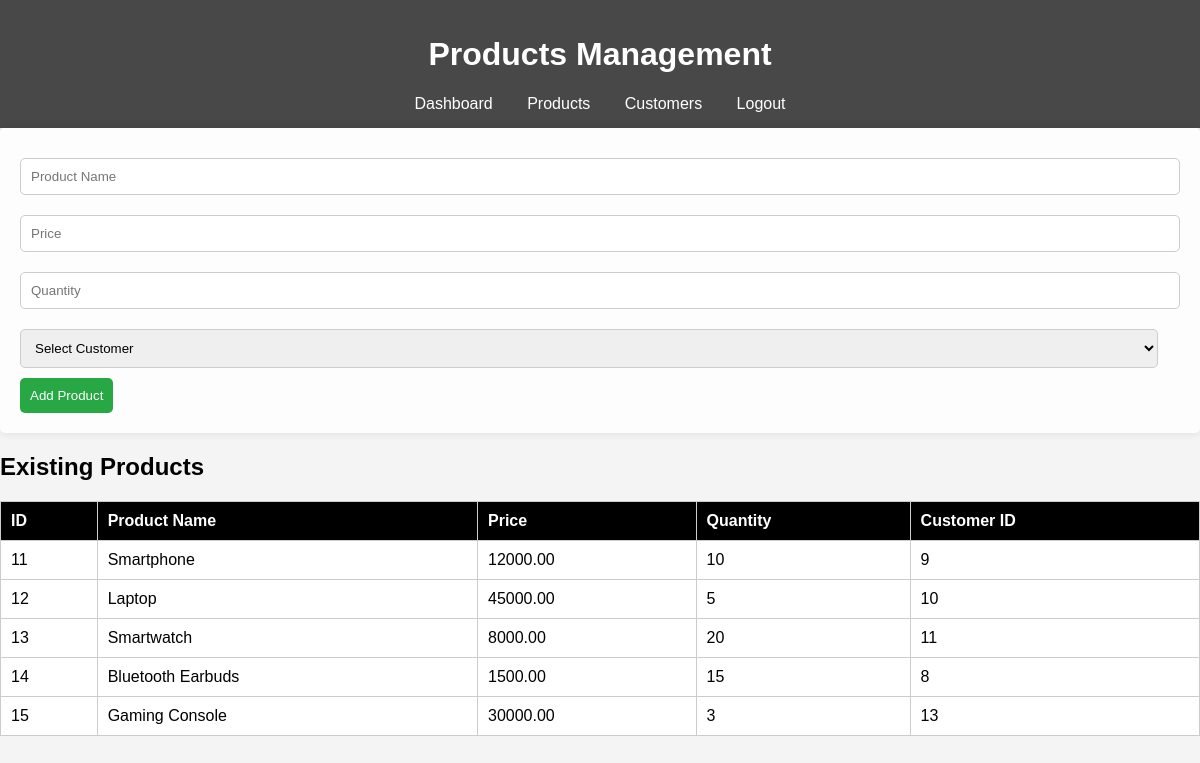
/products.php (signed in), run on the app's committed database.
### tables this page shows
CREATE TABLE `products` (
  `product_id` int(11) NOT NULL,
  `product_name` varchar(100) NOT NULL,
  `price` decimal(10,2) NOT NULL,
  `stock` int(11) NOT NULL,
  `created_at` timestamp NOT NULL DEFAULT current_timestamp(),
  `customer_id` int(10) NOT NULL
);

### products.php (the view, shortened to what this page needs)
<?php
include('db_connection.php');
$query = "SELECT * FROM products";
$result = $conn->query($query);
?>
<!DOCTYPE html>
<html lang="en">
<head>
</head>
<body>
    <header>
        <h1>Products Management</h1>
        <nav>
            <a href="dashboard.php">Dashboard</a>
            <a href="products.php">Products</a>
            <a href="customers.php">Customers</a>
            <a class="logout" href="logout.php">Logout</a>
        </nav>
    </header>
    <main>
        <form method="POST" action="">
            <input type="text" name="product_name" placeholder="Product Name" required>
            <input type="number" name="price" placeholder="Price" step="0.01" required>
            <input type="number" name="stock" placeholder="Quantity" required>
            <select name="customer_id" required>
                <option value="">Select Customer</option>
            </select>
            <button type="submit">Add Product</button>
        </form>
        <h2>Existing Products</h2>
        <table>
            <tr>
                <th>ID</th>
                <th>Product Name</th>
                <th>Price</th>
                <th>Quantity</th>
                <th>Customer ID</th>
            </tr>
            <?php if ($result): ?>
                <?php while ($row = $result->fetch_assoc()): ?>
                <tr>
                    <td><?php echo htmlspecialchars($row['product_id']); ?></td>
                    <td><?php echo htmlspecialchars($row['product_name']); ?></td>
                    <td><?php echo htmlspecialchars($row['price']); ?></td>
                    <td><?php echo htmlspecialchars($row['stock']); ?></td>
                    <td><?php echo htmlspecialchars($row['customer_id']); ?></td>
                </tr>
                <?php endwhile; ?>
            <?php endif; ?>
        </table>
    </main>
</body>
</html>

### products.php (style rules this page uses)
body { font-family: Arial, sans-serif; background-color: #f4f4f4; margin: 0; padding: 0; background-image: url('https://img.freepik.com/premium-photo/flat-lay-various-technology-items-office-supplies-accessories-blue-background_36682-205936.jpg'); background-size: cover; background-position: center; }
header { background: rgba(0, 0, 0, 0.7); color: white; padding: 15px; text-align: center; }
nav a { color: white; text-decoration: none; margin: 0 15px; }
table { width: 100%; border-collapse: collapse; margin-top: 20px; background: white; }
th, td { padding: 10px; border: 1px solid #ccc; text-align: left; }
th { background-color: black; color: white; }
form { background: rgba(255, 255, 255, 0.8); padding: 20px; border-radius: 5px; box-shadow: 0 0 10px rgba(0, 0, 0, 0.1); }
input, select { width: calc(100% - 22px); padding: 10px; margin: 10px 0; border: 1px solid #ccc; border-radius: 5px; }
button { background: #28a745; color: white; border: none; padding: 10px; cursor: pointer; border-radius: 5px; }

### data on the page
products: product_id "11", product_name "Smartphone", price "12000.00", stock "10", customer "9"
products: product_id "12", product_name "Laptop", price "45000.00", stock "5", customer "10"
products: product_id "13", product_name "Smartwatch", price "8000.00", stock "20", customer "11"
products: product_id "14", product_name "Bluetooth Earbuds", price "1500.00", stock "15", customer "8"
products: product_id "15", product_name "Gaming Console", price "30000.00", stock "3", customer "13"
